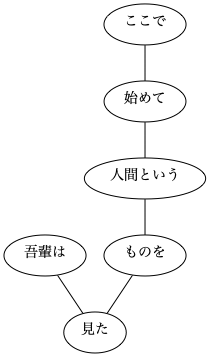

Recreate this plot in Python.
# coding:utf-8
import pydot

""" block example
* 0 2D 0/1 -1.911675
名前    名詞,一般,*,*,*,*,名前,ナマエ,ナマエ
は      助詞,係助詞,*,*,*,*,は,ハ,ワ
* 1 2D 0/0 -1.911675
まだ    副詞,助詞類接続,*,*,*,*,まだ,マダ,マダ
* 2 -1D 0/0 0.000000
無い    形容詞,自立,*,*,形容詞・アウオ段,基本形,無い,ナイ,ナイ
。      記号,句点,*,*,*,*,。,。,。
"""

class Morph():
    def __init__(self, params):
        attr = params[1].split(',')

        self.surface = params[0]
        self.base    = attr[6]
        self.pos     = attr[0]
        self.pos1    = attr[1]

class Chunk():
    def __init__(self, chunk_id, morphs, dst):
        self.chunk_id = chunk_id
        self.morphs = morphs
        self.dst = dst
        self.srcs = []
    
    def getMorphs(self):
        return self.morphs


def FetchMorp(block):
    block = block.split('\n')

    chunks = []
    morphs = []
    srcs_dict = {}

    for b in block:
        # new sentence!
        if b.startswith('*'):
            # morphs取れてたらchunk生成
            if len(morphs) > 0:
                chunks.append(Chunk(chunk_id, morphs, dst))
                # init
                morphs = []

            attr = b.split(' ')
            chunk_id = attr[1]
            dst = attr[2].replace('D', '')
            
            # srcs_dict[dst] = 係り元文節インデックスのリスト
            if dst in srcs_dict:
                srcs_dict[dst].append(chunk_id)
            else:
                srcs_dict[dst] = list(chunk_id)

        else:
            params = b.split('\t')
            if len(params) > 1:
                morphs.append(Morph(params))

    if len(morphs) > 0:
        chunks.append(Chunk(chunk_id, morphs, dst))

    # set srcs 
    for i, c in enumerate(chunks):
        if str(i) in srcs_dict:
            c.srcs = srcs_dict[str(i)]

    return chunks

def readCabocha():
    with open('./ch5/neko.txt.cabocha', mode='rt', encoding='utf-8') as f:
        block_list = f.read().split('EOS\n')

    block_list = list(filter(lambda x: x != '', block_list))
    block_list = [FetchMorp(block) for block in block_list]

    pairs = []
    target = block_list[5]
    for chunk in target:
        if int(chunk.dst) > 1:
            preText = ''.join([mo.surface if mo.pos != '記号' else '' for mo in chunk.morphs])
            postText = ''.join([mo.surface if mo.pos != '記号' else '' for mo in target[int(chunk.dst)].morphs])
            pairs.append((preText, postText))
    
    print(pairs)
    g = pydot.graph_from_edges(pairs)
    g.write_png('./ch5/44.png', prog='dot')

if __name__ == "__main__":
    readCabocha()
